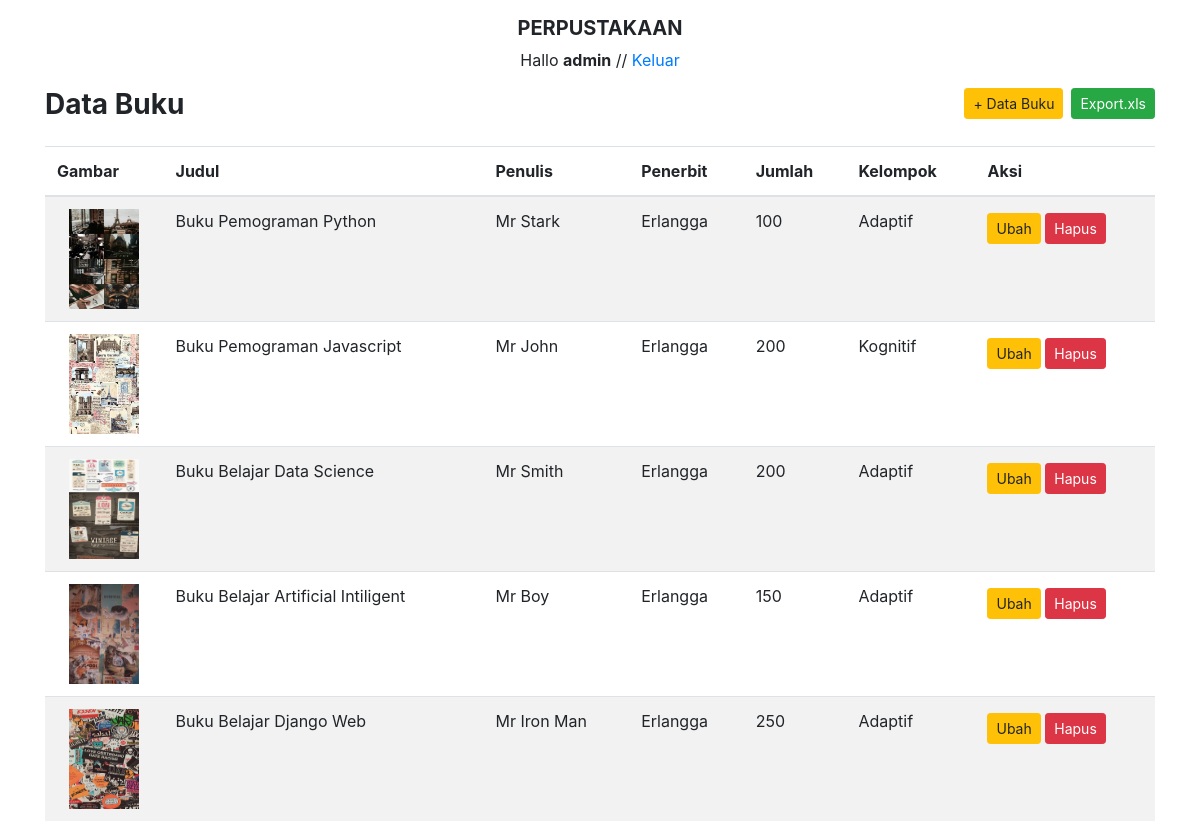
Screenshot of /buku/ (signed in) with the database file from the repository.
### perpustakaan/models.py (models this page shows, shortened)
class Buku(models.Model):
    judul = models.CharField(max_length=50)
    penulis = models.CharField(max_length=50)
    penerbit = models.CharField(max_length=50)
    jumlah = models.IntegerField(null=True)
    kelompok_id = models.ForeignKey(Kelompok, on_delete=models.CASCADE, null=True)
    cover = models.ImageField(upload_to = 'cover/', null = True)
    tanggal = models.DateTimeField(auto_now_add = True, null = True)

class Kelompok(models.Model):
    nama = models.CharField(max_length=10)
    keterangan = models.TextField()
    def __str__(self):
        return self.nama

### perpustakaan/views.py (the view)
# urls.py: path('buku/', buku, name = 'buku'),
@login_required(login_url = settings.LOGIN_URL)
def buku(request):
    book = Buku.objects.all() #[:2] # kalau mau ambil sebuah isi dalam bukku gunakan all()
    context = {
        'book':book,
    }
    return render(request, "buku.html", context)

### perpustakaan/templates/buku.html (shortened to what this page needs)
{% extends 'base.html' %}
{% block content %}
    <div class="container">
        <div class="row">
            <div class="col-md-12">
                <div class="row">
                    <div class="col">
                        <h3><b>Data Buku</b></h3>
                    </div>
                    <div class="col">
                        <a href="{% url 'export_xls' %}">
                            <button class="btn btn-sm btn-success float-right ml-2">Export.xls</button>
                        </a>
                        <a href="{% url 'tambahBuku' %}">
                            <button type="button" class="btn btn-sm btn-warning float-right">+ Data Buku</button>
                        </a>
                    </div>
                </div>
                <table class="table table-striped mt-3">
                    <thead>
                        <tr>
                            <th>Gambar</th>
                            <th>Judul</th>
                            <th>Penulis</th>
                            <th>Penerbit</th>
                            <th>Jumlah</th>
                            <th>Kelompok</th>
                            <th>Aksi</th>
                        </tr>
                    </thead>
                    <tbody>
                        {% for buku in book %}
                            <tr>
                                <td>
                                    {% if buku.cover %}
                                        <center><img src="{{ buku.cover.url }}" alt="" width="70" height="100"></center>
                                    {% endif %}
                                </td>
                                <td>{{ buku.judul }}</a></td>
                                <td>{{ buku.penulis }}</td>
                                <td>{{ buku.penerbit }}</td>
                                <td>{{ buku.jumlah }}</td>
                                <td>{{ buku.kelompok_id }}</td>
                                <td>
                                    <a href="{% url 'ubahBuku' buku.id %}">
                                        <button type="button" class="btn btn-sm btn-warning mt-1">Ubah</button>
                                    </a>
                                    <button type="button" class="btn btn-sm btn-danger mt-1" data-toggle="modal" data-target="#hapus-{{ buku.id }}">
                                        Hapus
                                    </button>
                                </td>
                            </tr>
                        {% endfor %}
                    </tbody>
                </table>
            </div>
        </div>
    </div>
{% endblock %}

### templates/base.html (shortened to what this page needs)
{% load static %}
<!DOCTYPE html>
<html lang="en">
<head>
    <link rel="stylesheet" href="{% static 'css/bootstrap.min.css' %}">
    <link rel="stylesheet" href="{% static 'css/style.css' %}"
</head>
<body>
    {% include 'judul.html' %}
    {% block content %}
    {% endblock %}
</body>
</html>

### templates/judul.html
<center>
    <h5 class="mt-3">
        <b>PERPUSTAKAAN</b>
    </h5>
    {% if user.is_authenticated %}
        <p>Hallo <strong>{{ user }}</strong> // <a href="{% url 'keluar' %}">Keluar</a></p>
    {% endif %}
</center>

### rows the page displays
Buku: cover (picture), judul "Buku Pemograman Python", penulis "Mr Stark", penerbit "Erlangga", jumlah "100", kelompok_id "Adaptif"
Buku: cover (picture), judul "Buku Pemograman Javascript", penulis "Mr John", penerbit "Erlangga", jumlah "200", kelompok_id "Kognitif"
Buku: cover (picture), judul "Buku Belajar Data Science", penulis "Mr Smith", penerbit "Erlangga", jumlah "200", kelompok_id "Adaptif"
Buku: cover (picture), judul "Buku Belajar Artificial Intiligent", penulis "Mr Boy", penerbit "Erlangga", jumlah "150", kelompok_id "Adaptif"
Buku: cover (picture), judul "Buku Belajar Django Web", penulis "Mr Iron Man", penerbit "Erlangga", jumlah "250", kelompok_id "Adaptif"

### other values shown
{{ user }} "admin"
